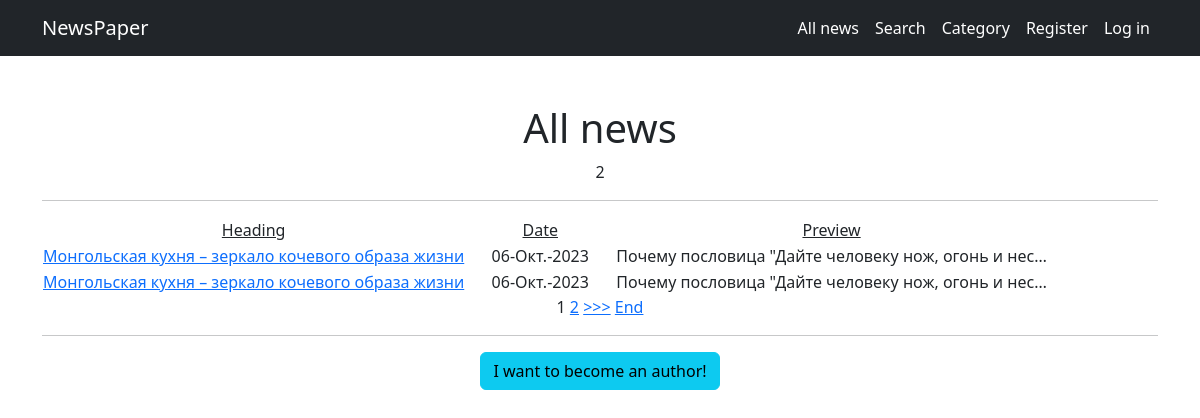
Page /news/ on the committed database.
### news/models.py (models this page shows, shortened)
class Post(models.Model):
    NEWS = 'NW'
    ARTICLE = 'AR'
    TYPE_CHOICES = (
        (NEWS, 'Новость'),
        (ARTICLE, 'Статья')
    )
    type = models.CharField(max_length = 2, choices = TYPE_CHOICES, default = NEWS)
    timePost = models.DateTimeField(auto_now_add=True)
    title = models.CharField(max_length = 255)
    textPost = models.TextField()
    ratingPost = models.IntegerField(default=0)
    author = models.ForeignKey(Author, on_delete=models.CASCADE)
    category = models.ManyToManyField(Category, through='PostCategory')

### news/views.py (the view)
# urls.py: path('', cache_page(10)(PostList.as_view()), name='news'),
class PostList(ListView):
    model = Post
    template_name = 'news.html'
    context_object_name = 'news'
    queryset = Post.objects.order_by('-id')
    paginate_by = 2
    def get_context_data(self, **kwargs):
        context = super().get_context_data(**kwargs)
        context['is_not_premium'] = not self.request.user.groups.filter(name='authors').exists()
        return context

### news/templatetags/custom_filters.py (called while the page is built)
@register.filter(name='censor')
def censor(text):
    forbidden_vocabulary = ['nba']
    for i in forbidden_vocabulary:
        text = text.replace(i, '<abn>')
        text = text.replace(i.upper(), '<abn>')
    return text

### templates/news.html (shortened to what this page needs)
{% extends 'default.html' %}
{% load custom_filters %}
{% block content %}
<h1>All news</h1>
{{ news|length }}
<hr>
{% if news %}
<table>
    <tr>
        <td><u>Heading</u></td>
        <td width="150"><u>Date</u></td>
        <td><u>Preview</u></td>
    </tr>
    {% for new_s in news %}
    <tr>
        <td>
            <a href="{% url 'new_s' new_s.id %}">{{ new_s.title|censor }}</a>
        </td>
        <td>{{ new_s.timePost|date:'d-N-Y' }}</td>
        <td>{{ new_s.textPost|censor|truncatechars:50 }}</td>
    </tr>
    {% endfor %}
</table>
{% else %}
<h2>No news</h2>
{% endif %}
{% if is_paginated %}
{% for num in page_obj.paginator.page_range %}
{% if page_obj.number == num %}
<a>{{ num }}</a>
{% elif num > page_obj.number|add:'-2' and num < page_obj.number|add:'2' %}
<a href="?page={{ num }}">{{ num }}</a>
{% endif %}
{% endfor %}
{% if page_obj.has_next %}
<a href="?page={{ page_obj.next_page_number }}">>>></a>
<a href="?page={{ page_obj.paginator.num_pages }}">End</a>
{% endif %}
{% endif %}
<hr>
{% if is_not_premium %}
<a class="btn btn-info" href="{% url 'getauthor' %}">
    I want to become an author!
</a>
{% else %}
<h3>
    You are the author
</h3>
{% endif %}
{% endblock content %}

### rows in the picture
Post: title|censor "Монгольская кухня – зеркало кочевого образа жизни", timePost "06-Окт.-2023", textPost|censor "Почему пословица \"Дайте человеку нож, огонь и нес…"
Post: title|censor "Монгольская кухня – зеркало кочевого образа жизни", timePost "06-Окт.-2023", textPost|censor "Почему пословица \"Дайте человеку нож, огонь и нес…"

### other values in the picture
{{ news|length }} "2"
{{ num }} "1"
{{ num }} "2"
